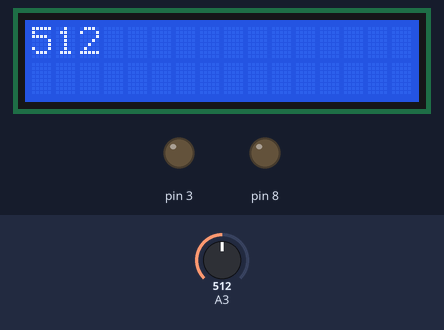
The sketch below on a simulated Arduino Uno, built with avr-gcc and run on an emulated ATmega328P. Parts: 16×2 character LCD, output pins drawn as LEDs (lit = HIGH). The inputs (shaded band) are chosen by the test bench; at power-on: A3 = 512. What the sketch prints to the serial monitor is not drawn.

Above: at 1.2 s.
1.3 s: A3 set to 592
At 1.91 s:
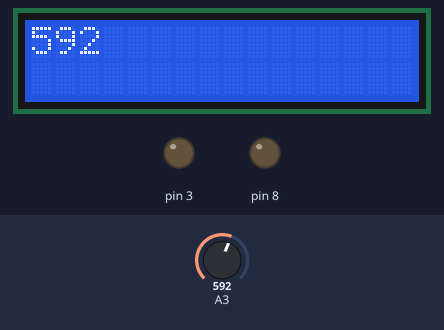
2.9 s: A3 set to 609
At 3.8 s:
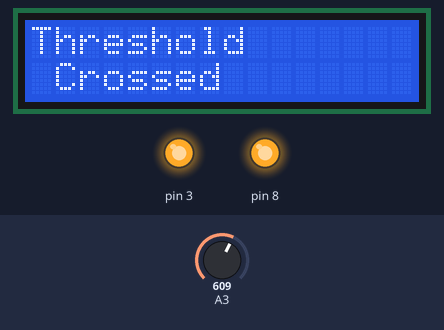
5.7 s: A3 set to 590
At 6.62 s:
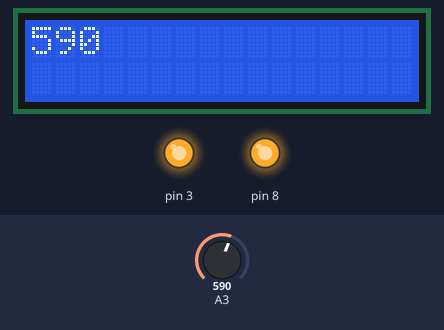
Timing chart, 0 to 8.7 s (numbered marks = the images above; inputs shaded):
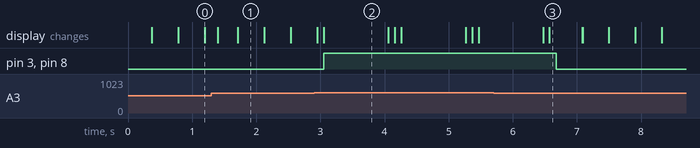

Measured:
- the behaviour switches between 600 and 601 on A3 (found by bisection; images 1 and 2)
- after the input at 1.3 s, the display: changes after 0.10 s (image 1)
- after the input at 2.9 s, pin 3, pin 8: LOW → HIGH after 0.15 s; the display: first differs from a run without the input after 0.05 s (image 2 shows a later state)
- after the input at 5.7 s, pin 3, pin 8: HIGH → LOW after 0.97 s
- what the display in image 1 shows lasts 0.4 s, from 1.7 s to 2.1 s
- what the display in image 2 shows lasts 1.0 s, from 3.1 s to 4.1 s
- what the display in image 3 shows lasts 0.5 s, from 6.6 s to 7.1 s

The sketch:

Fossee_Arduino.ino
```cpp
#include <LiquidCrystal.h>

LiquidCrystal lcd(11,12,7,6,5,4);

int threshold=600;

void setup(){

  pinMode(3,OUTPUT);
  pinMode(8,OUTPUT);
  pinMode(A3,INPUT);
  Serial.begin(9600);
  lcd.begin(16,2);

}

void loop()
{

  int val=analogRead(A3);
  int pack=0;


  if(pack==0)
 {
    Serial.println(val);
    lcd.print(val);
    delay(100);
    lcd.clear();


  if (val>threshold){
    digitalWrite(8,1);
    digitalWrite(3,1);

    lcd.setCursor(0,0);
    lcd.print("Threshold");
    lcd.setCursor(1,1);
    lcd.print("Crossed ");
    pack=1;
    delay(1000);
    lcd.clear();
    delay(100);
  }

  else{
    digitalWrite(8,0);
    digitalWrite(3,0);
  }

 }

}
```
